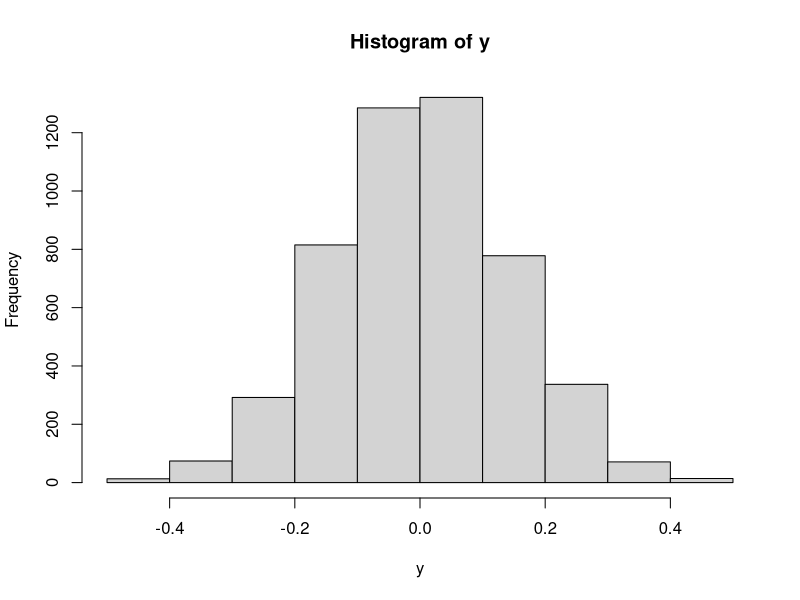
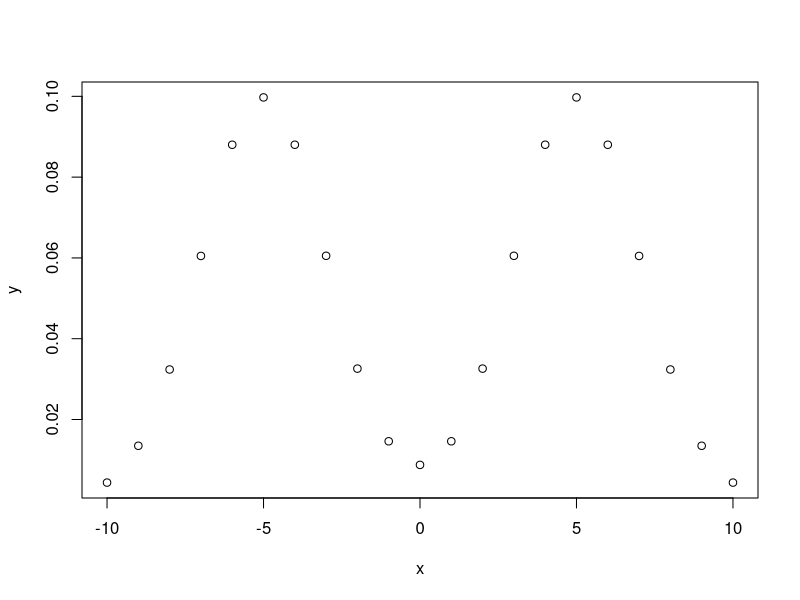

R code for these plots, in order:
y<-rnorm(5000,mean=-5,sd=0.1)+rnorm(5000,mean=5,sd=0.1)
hist(y)
x<- -10:10
y<-0.5*dnorm(x,mean=-5,sd=2)+0.5*dnorm(x,mean=5,sd=2)
plot(x,y)